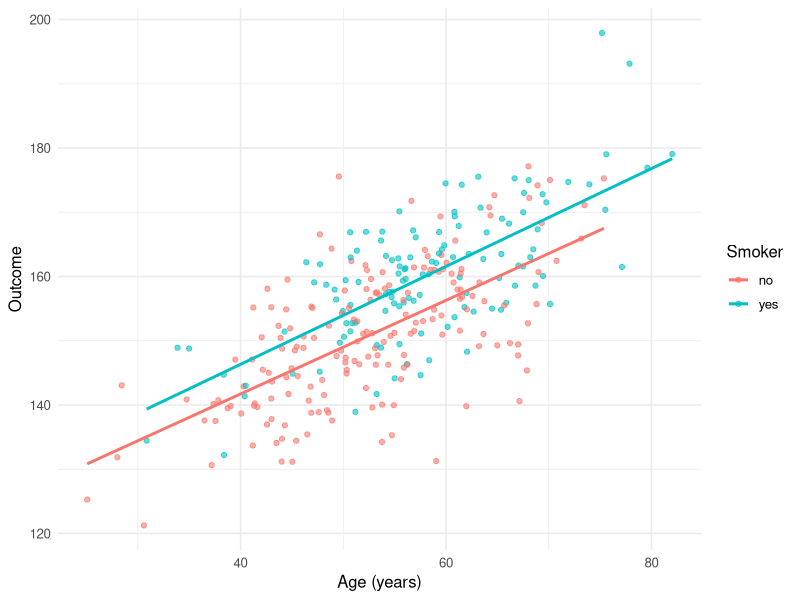
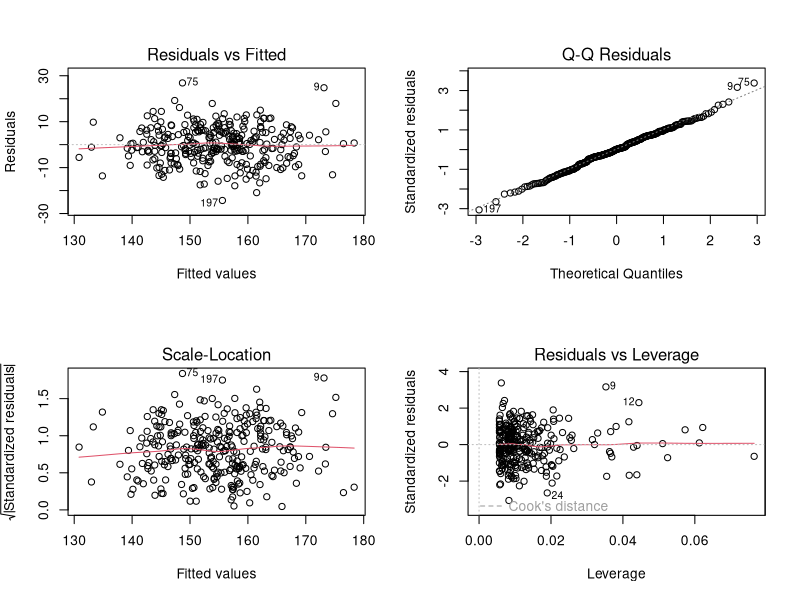

These figures' R source, in order:
## ---- chunk 1
#| label: setup
library(tidyverse)
library(broom)
set.seed(42)
theme_set(theme_minimal(base_size = 12))
## ---- chunk 2
n <- 300
age <- rnorm(n, 55, 10)
# smoker more common among older people in this simulation (confounding)
smoker <- rbinom(n, 1, plogis(-3 + 0.05 * age))
# outcome depends on both; smoker effect is stronger at older ages (interaction)
y <- 120 + 0.6 * age + 5 * smoker + 0.2 * smoker * (age - mean(age)) +
  rnorm(n, 0, 8)
dat <- tibble(age, smoker = factor(smoker, labels = c("no", "yes")), y)

ggplot(dat, aes(age, y, colour = smoker)) +
  geom_point(alpha = 0.6) +
  geom_smooth(method = "lm", se = FALSE) +
  labs(x = "Age (years)", y = "Outcome", colour = "Smoker")
## ---- chunk 3
fit_full <- lm(y ~ age * smoker, data = dat)
par(mfrow = c(2, 2))
plot(fit_full)
par(mfrow = c(1, 1))
## ---- chunk 4
crude    <- lm(y ~ smoker, data = dat)
adjusted <- lm(y ~ smoker + age, data = dat)
inter    <- lm(y ~ smoker * age, data = dat)

bind_rows(
  tidy(crude, conf.int = TRUE) |> mutate(model = "crude"),
  tidy(adjusted, conf.int = TRUE) |> mutate(model = "adjusted"),
  tidy(inter, conf.int = TRUE) |> mutate(model = "interaction")
) |>
  filter(term != "(Intercept)") |>
  select(model, term, estimate, conf.low, conf.high, p.value)
## ---- chunk 5
dat_c <- dat |> mutate(age_c = age - mean(age))
inter_c <- lm(y ~ smoker * age_c, data = dat_c)
tidy(inter_c, conf.int = TRUE)
## ---- chunk 6
sessionInfo()
